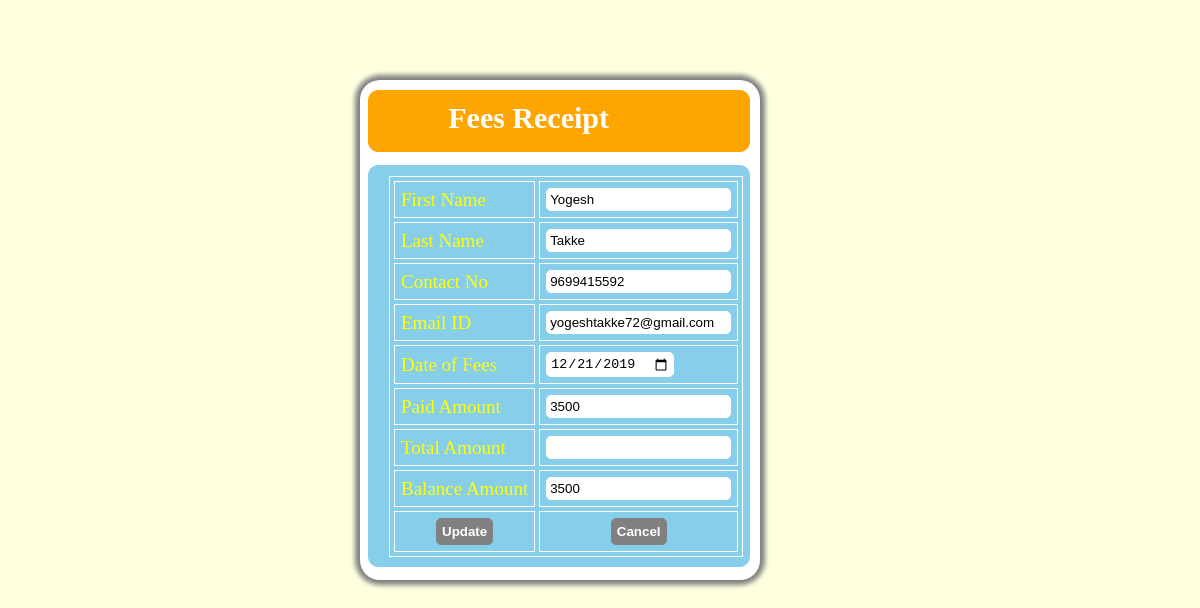
The app's page /editr.php?edit=2 with its own data.
### tables this page shows
CREATE TABLE `att` (
  `id` int(12) NOT NULL,
  `fn` varchar(255) NOT NULL,
  `ln` varchar(255) NOT NULL,
  `cn` varchar(255) NOT NULL,
  `dof` date NOT NULL,
  `pa` decimal(50,0) NOT NULL,
  `email` varchar(255) NOT NULL,
  `ba` decimal(50,0) NOT NULL
);

### editr.php (the view, shortened to what this page needs)
<?php
$conn=mysqli_connect("localhost","id14567499_mylog","Yashwantghole@123","id14567499_log");
if(isset($_GET['edit']))
{
$edit_id=$_GET['edit'];
$run=mysqli_query($conn,"select * from att where id=$edit_id");
while($row=mysqli_fetch_array($run,MYSQLI_ASSOC))
{
$id=$row['id'];
$fn=$row['fn'];
$ln=$row['ln'];
$cn=$row['cn'];
$email=$row['email'];
$dof=$row['dof'];
$pa=$row['pa'];
$tpa=$row['tpa'];
$ba=$row['ba'];
}
}
?>
<head>
</head>
<div class="c1">
<div class="c2">
<div class="c4"><b>Fees Receipt</b></div>
</div>
<div class="c3">
<div class="c5">
<form action="editr.php?edit_form=<?php echo $id; ?>" method="post">
<table border="1" align="center" cellspacing="4" cellpadding="6" bordercolor="white">
<tr><td>First Name</td><td><input type="text" name="fname" value="<?php echo $fn; ?>" required="required"></td></tr>
<tr><td>Last Name</td><td><input type="text" name="lname" value="<?php echo $ln; ?>" required="required"></td></tr>
<tr><td>Contact No</td><td><input type="text" name="cnumber" value="<?php echo $cn; ?>"  required="required"></td></tr>
<tr><td>Email ID</td><td><input type="text" name="email" value="<?php echo $email; ?>" required="required"></td></tr>
<tr><td>Date of Fees</td><td><input type="date" name="dofees" value="<?php echo $dof; ?>" required="required"></td></tr>
<tr><td>Paid Amount</td><td><input type="text" name="pamount" value="<?php echo $pa; ?>" required="required"></td></tr>
<tr><td>Total Amount</td><td><input type="text" name="tpamount" value="<?php echo $tpa; ?>" required="required"></td></tr>
<tr><td>Balance Amount</td><td><input type="text" name="bamount" value="<?php echo $ba; ?>" required="required"></td></tr>
<tr align="center"><td><input type="submit" name="update" value="Update"></td>
<td><input type="reset" value="Cancel"></td></tr>
</table>
</form>
</div>
</div>
</div>

### editr.php (style rules this page uses)
.c1 { height:500px; width:400px; position:absolute; left:30%; box-shadow:0px 0px 5px 5px grey; top:80px; border-radius:20px; background:white; }
.c2 { border:1px solid orange; height:60px; width:380px; position:absolute; right:10px; top:10px; background:orange; border-radius:10px; }
.c3 { border:1px solid skyblue; height:400px; width:380px; position:absolute; right:10px; top:85px; background:skyblue; border-radius:10px; }
.c4 { color:white; font-size:30px; position:absolute; right:140px; top:10px; }
.c5 { position:absolute; left:20px; color:blue; top:10px; color:; }
table { color:yellow; font-size:19px; font-style:bold; }
input,textarea { border:1px solid white; padding:3px; color:black; border-radius:5px; outline:none; }
input[type=submit],input[type=reset] { border:1px solid grey; background:grey; color:white; padding:5px; cursor:pointer; font-weight:bold; }

### records on screen
att: fname "Yogesh", lname "Takke", cnumber "9699415592", email "yogeshtakke72@gmail.com", dofees "12/21/2019", pamount "3500", bamount "3500"
